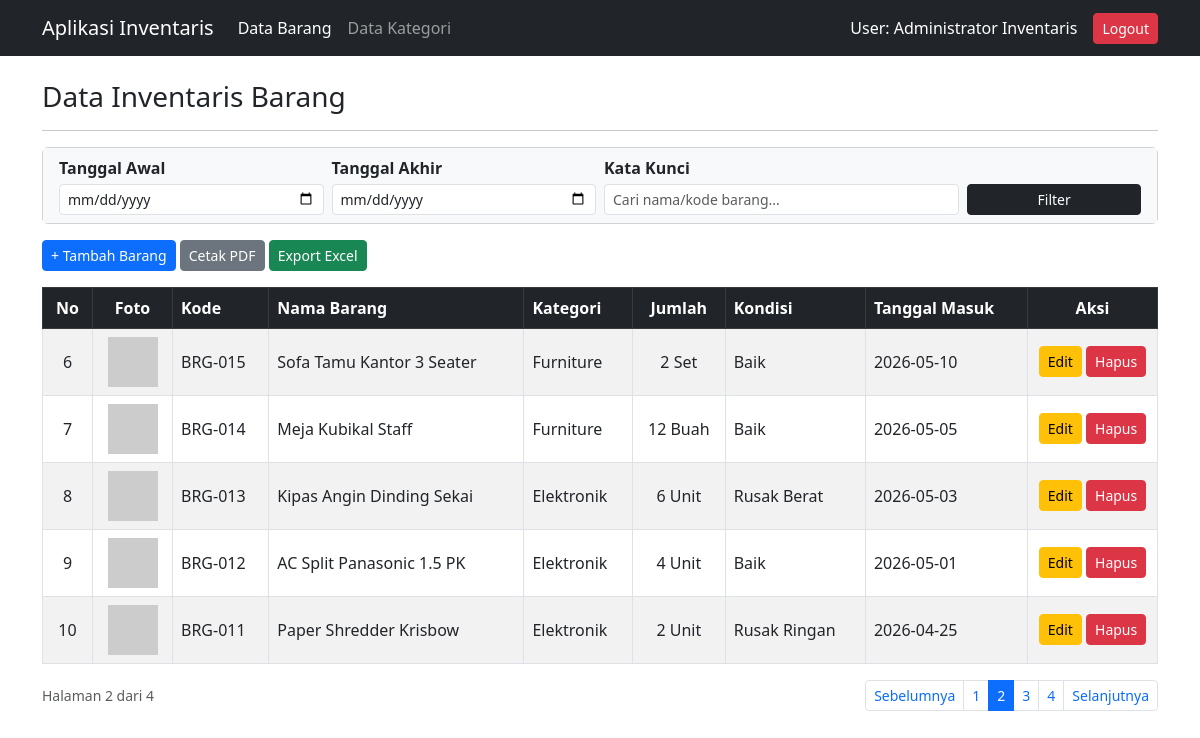
The app's page /index.php?halaman=2 (signed in) with its own data.
### tables this page shows
CREATE TABLE IF NOT EXISTS `barang` (
  `id_barang` INT AUTO_INCREMENT PRIMARY KEY,
  `kode_barang` VARCHAR(30) NOT NULL UNIQUE,
  `nama_barang` VARCHAR(150) NOT NULL,
  `id_kategori` INT NOT NULL,
  `jumlah` INT NOT NULL DEFAULT 0,
  `satuan` VARCHAR(30) NOT NULL,
  `kondisi` ENUM('Baik', 'Rusak Ringan', 'Rusak Berat') NOT NULL DEFAULT 'Baik',
  `foto` VARCHAR(255) DEFAULT NULL,
  `tanggal_masuk` DATE NOT NULL,
  FOREIGN KEY (`id_kategori`) REFERENCES `kategori`(`id_kategori`) ON DELETE CASCADE ON UPDATE CASCADE
);

CREATE TABLE IF NOT EXISTS `kategori` (
  `id_kategori` INT AUTO_INCREMENT PRIMARY KEY,
  `nama_kategori` VARCHAR(100) NOT NULL,
  `keterangan` VARCHAR(255) DEFAULT NULL
);

### config/koneksi.php (called while the page is built, shortened)
<?php
function e($string) {
    return htmlspecialchars($string ?? '', ENT_QUOTES, 'UTF-8');
}
?>

### index.php (the view, shortened to what this page needs)
<?php
require_once 'config/koneksi.php';
$limit = 5;
$halaman = isset($_GET['halaman']) ? max(1, intval($_GET['halaman'])) : 1;
$offset = ($halaman - 1) * $limit;
$keyword = isset($_GET['cari']) ? trim($_GET['cari']) : '';
$tgl_awal = isset($_GET['tgl_awal']) ? trim($_GET['tgl_awal']) : '';
$tgl_akhir = isset($_GET['tgl_akhir']) ? trim($_GET['tgl_akhir']) : '';
$where = "WHERE 1=1";
$query_count = "SELECT COUNT(*) as total FROM barang b JOIN kategori k ON b.id_kategori = k.id_kategori $where";
$res_count = mysqli_query($koneksi, $query_count);
$total_data = mysqli_fetch_assoc($res_count)['total'];
$query = "SELECT b.*, k.nama_kategori
          FROM barang b
          JOIN kategori k ON b.id_kategori = k.id_kategori
          $where
          ORDER BY b.id_barang DESC
          LIMIT $limit OFFSET $offset";
$result_barang = mysqli_query($koneksi, $query);
$total_halaman = ceil($total_data / $limit);
$param_url = "";
?>
<!DOCTYPE html>
<html lang="id">
<head>
    <link href="https://cdn.jsdelivr.net/npm/bootstrap@5.3.0/dist/css/bootstrap.min.css" rel="stylesheet">
</head>
<body>
<nav class="navbar navbar-expand-lg navbar-dark bg-dark">
  <div class="container">
    <a class="navbar-brand" href="index.php">Aplikasi Inventaris</a>
    <div class="collapse navbar-collapse" id="navbarNav">
      <ul class="navbar-nav me-auto">
        <li class="nav-item">
          <a class="nav-link active" href="index.php">Data Barang</a>
        </li>
        <li class="nav-item">
          <a class="nav-link" href="kategori.php">Data Kategori</a>
        </li>
      </ul>
      <div class="d-flex align-items-center text-white">
        <span class="me-3">User: <?= e($_SESSION['nama_lengkap']); ?></span>
        <a href="logout.php" class="btn btn-danger btn-sm" onclick="return confirm('Yakin ingin logout?')">Logout</a>
      </div>
    </div>
  </div>
</nav>
<div class="container my-4">
    <h3>Data Inventaris Barang</h3>
    <hr>
    <div class="card mb-3">
        <div class="card-body py-2 bg-light">
            <form action="index.php" method="GET" class="row g-2 align-items-end">
                <div class="col-md-3">
                    <label class="form-label form-label-sm mb-1 fw-bold">Tanggal Awal</label>
                    <input type="date" name="tgl_awal" class="form-control form-control-sm" value="<?= e($tgl_awal); ?>">
                </div>
                <div class="col-md-3">
                    <label class="form-label form-label-sm mb-1 fw-bold">Tanggal Akhir</label>
                    <input type="date" name="tgl_akhir" class="form-control form-control-sm" value="<?= e($tgl_akhir); ?>">
                </div>
                <div class="col-md-4">
                    <label class="form-label form-label-sm mb-1 fw-bold">Kata Kunci</label>
                    <input type="text" name="cari" class="form-control form-control-sm" placeholder="Cari nama/kode barang..." value="<?= e($keyword); ?>">
                </div>
                <div class="col-md-2 d-flex gap-1">
                    <button type="submit" class="btn btn-dark btn-sm flex-fill">Filter</button>
                </div>
            </form>
        </div>
    </div>
    <div class="mb-3">
        <a href="barang_tambah.php" class="btn btn-primary btn-sm">+ Tambah Barang</a>
        <a href="export_pdf.php?<?= ltrim($param_url, '&'); ?>" target="_blank" class="btn btn-secondary btn-sm">Cetak PDF</a>
        <a href="export_excel.php?<?= ltrim($param_url, '&'); ?>" target="_blank" class="btn btn-success btn-sm">Export Excel</a>
    </div>
    <table class="table table-bordered table-striped align-middle">
        <thead class="table-dark">
            <tr>
                <th class="text-center" width="50">No</th>
                <th class="text-center" width="80">Foto</th>
                <th>Kode</th>
                <th>Nama Barang</th>
                <th>Kategori</th>
                <th class="text-center">Jumlah</th>
                <th>Kondisi</th>
                <th>Tanggal Masuk</th>
                <th class="text-center" width="130">Aksi</th>
            </tr>
        </thead>
        <tbody>
            <?php
            $no = $offset + 1;
            if (mysqli_num_rows($result_barang) > 0):
                while ($row = mysqli_fetch_assoc($result_barang)):
                    $foto_path = (!empty($row['foto']) && file_exists('uploads/' . $row['foto']))
                                ? 'uploads/' . $row['foto']
                                : 'https://via.placeholder.com/80?text=No+Img';
            ?>
            <tr>
                <td class="text-center"><?= $no++; ?></td>
                <td class="text-center">
                    <img src="<?= e($foto_path); ?>" alt="Foto" width="50" height="50" style="object-fit: cover;">
                </td>
                <td><?= e($row['kode_barang']); ?></td>
                <td><?= e($row['nama_barang']); ?></td>
                <td><?= e($row['nama_kategori']); ?></td>
                <td class="text-center"><?= e($row['jumlah']); ?> <?= e($row['satuan']); ?></td>
                <td><?= e($row['kondisi']); ?></td>
                <td><?= e($row['tanggal_masuk']); ?></td>
                <td class="text-center">
                    <a href="barang_edit.php?id=<?= $row['id_barang']; ?>" class="btn btn-warning btn-sm">Edit</a>
                    <a href="barang_hapus.php?id=<?= $row['id_barang']; ?>" class="btn btn-danger btn-sm" onclick="return confirm('Hapus data ini?')">Hapus</a>
                </td>
            </tr>
            <?php
                endwhile;
            else:
            ?>
            <tr>
                <td colspan="9" class="text-center">Data tidak ditemukan.</td>
            </tr>
            <?php endif; ?>
        </tbody>
    </table>
    <?php if ($total_halaman > 1): ?>
    <div class="d-flex justify-content-between align-items-center">
        <small class="text-muted">Halaman <?= $halaman; ?> dari <?= $total_halaman; ?></small>
        <ul class="pagination pagination-sm mb-0">
            <li class="page-item <?= ($halaman <= 1) ? 'disabled' : ''; ?>">
                <a class="page-link" href="index.php?halaman=<?= $halaman - 1; ?><?= $param_url; ?>">Sebelumnya</a>
            </li>
            <?php for ($i = 1; $i <= $total_halaman; $i++): ?>
                <li class="page-item <?= ($i == $halaman) ? 'active' : ''; ?>">
                    <a class="page-link" href="index.php?halaman=<?= $i; ?><?= $param_url; ?>"><?= $i; ?></a>
                </li>
            <?php endfor; ?>
            <li class="page-item <?= ($halaman >= $total_halaman) ? 'disabled' : ''; ?>">
                <a class="page-link" href="index.php?halaman=<?= $halaman + 1; ?><?= $param_url; ?>">Selanjutnya</a>
            </li>
        </ul>
    </div>
    <?php endif; ?>
</div>
</body>
</html>

### records on screen
barang: kode_barang "BRG-015", nama_barang "Sofa Tamu Kantor 3 Seater", id_kategori.nama_kategori "Furniture", jumlah "2", satuan "Set", kondisi "Baik", tanggal_masuk "2026-05-10"
barang: kode_barang "BRG-014", nama_barang "Meja Kubikal Staff", id_kategori.nama_kategori "Furniture", jumlah "12", satuan "Buah", kondisi "Baik", tanggal_masuk "2026-05-05"
barang: kode_barang "BRG-013", nama_barang "Kipas Angin Dinding Sekai", id_kategori.nama_kategori "Elektronik", jumlah "6", satuan "Unit", kondisi "Rusak Berat", tanggal_masuk "2026-05-03"
barang: kode_barang "BRG-012", nama_barang "AC Split Panasonic 1.5 PK", id_kategori.nama_kategori "Elektronik", jumlah "4", satuan "Unit", kondisi "Baik", tanggal_masuk "2026-05-01"
barang: kode_barang "BRG-011", nama_barang "Paper Shredder Krisbow", id_kategori.nama_kategori "Elektronik", jumlah "2", satuan "Unit", kondisi "Rusak Ringan", tanggal_masuk "2026-04-25"

### other values on screen
$_SESSION['nama_lengkap'] "Administrator Inventaris"
$halaman "2"
$total_halaman "4"
